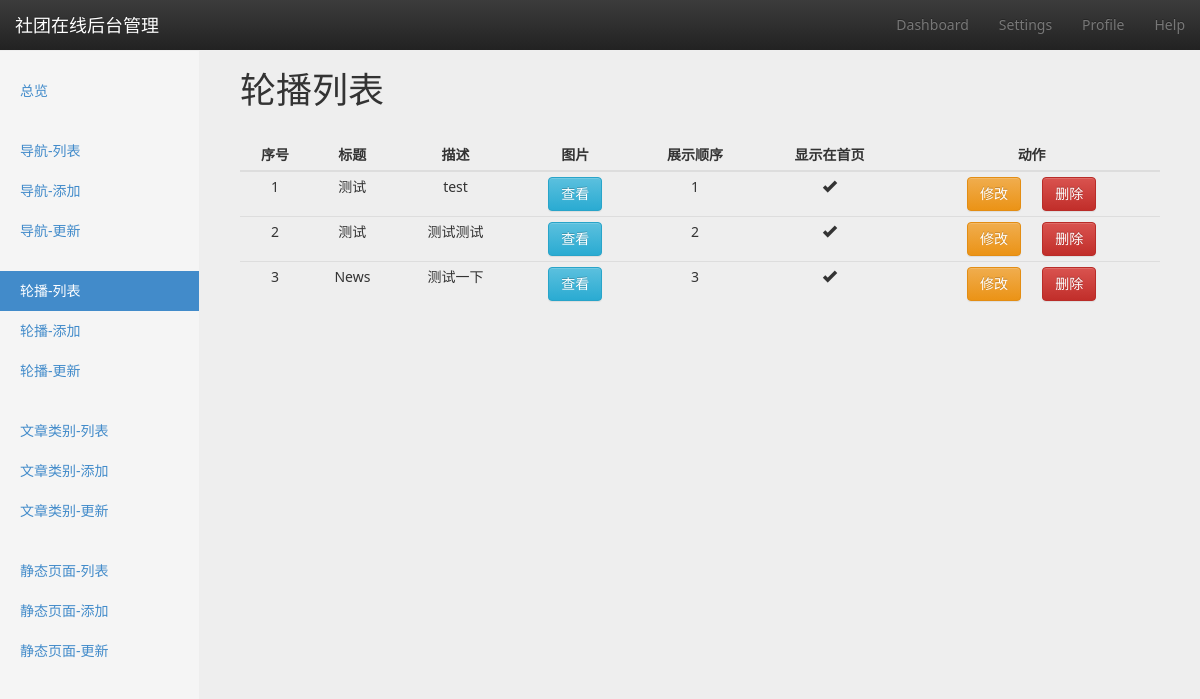
Page /carousel/list/ on the earlier database version.
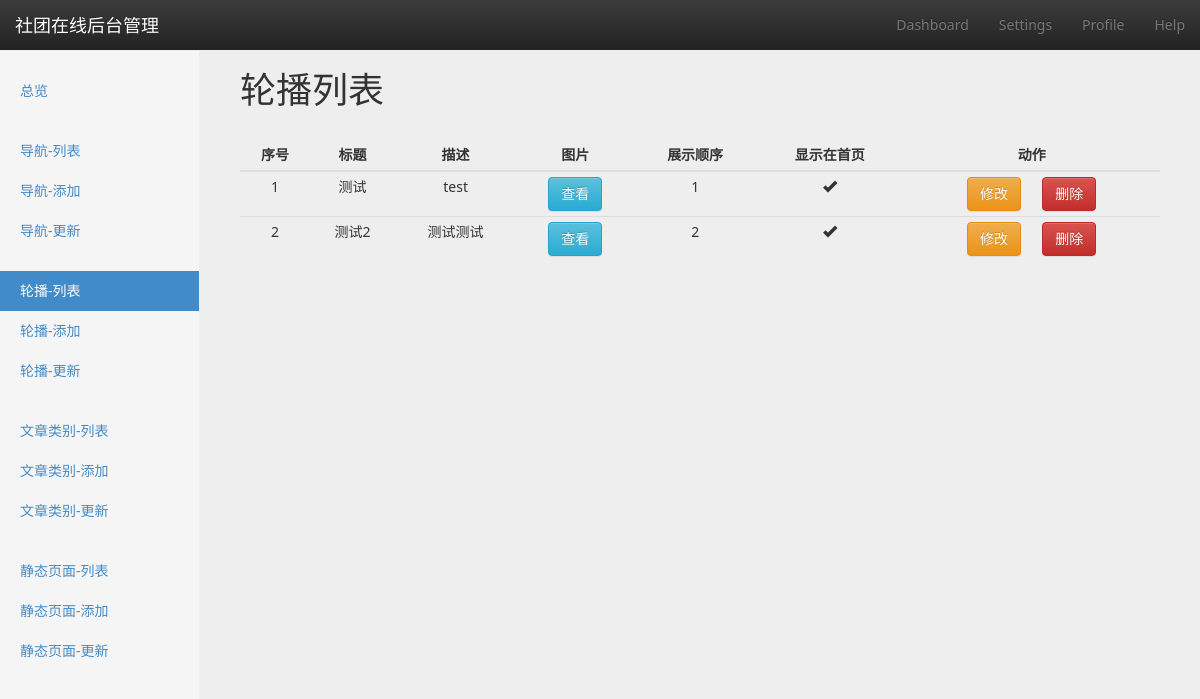
Same page on the later database version.
### carousel/models.py (models this page shows, shortened)
class Carousel(models.Model):
    title = models.CharField(max_length=16, blank=True, null=True)
    summery = models.TextField(blank=True, null=True)
    img = models.ImageField(upload_to='./carousel/image/%Y/%m/%d/')
    target_url = models.URLField(blank=True, null=True)
    create_time = models.DateTimeField(auto_now_add=True)
    show_order = models.IntegerField(default=0)
    on_show = models.BooleanField(default=True)
    class Meta:
        verbose_name_plural = verbose_name = u'轮播'
        ordering = ['show_order', '-create_time']

### carousel/views.py (the view)
class CarouselListView(BaseMixin, ListView):
    model = Carousel
    context_object_name = 'carousel_list'
    def get_context_data(self, *args, **kwargs):
        context = super(CarouselListView, self).get_context_data(*args, **kwargs)
        context['active_page'] = 'carousel-list'
        return context

### utils/common_mixin.py (called while the page is built)
    def get_context_data(self, *args, **kwargs):
        context = super(BaseMixin, self).get_context_data(**kwargs)
        context['COMMUNITY_NAME'] = COMMUNITY_NAME
        context['COMMUNITY_DESCRIPTION'] = COMMUNITY_DESCRIPTION
        context['PAGE_NUMBER'] = PAGE_NUMBER
        return context

### templates/carousel/carousel_list.html (shortened to what this page needs)
{% extends 'website/backend/settings/settings_base.html' %}
{% block option-title %}
    轮播列表
{% endblock %}
{% block content %}
    <div class="col-md-12">
        <table class="table table-hover table-responsive table-condensed dashboard-table">
            <thead>
                <tr>
                    <th>序号</th>
                    <th>标题</th>
                    <th>描述</th>
                    <th>图片</th>
                    <th>展示顺序</th>
                    <th>显示在首页</th>
                    <th>动作</th>
                </tr>
            </thead>
            <tbody>
                {% for item in carousel_list %}
                    <tr>
                        <td>{{ forloop.counter }}</td>
                        <td>{{ item.title }}</td>
                        <td>{{ item.summery }}</td>
                        <td><button data-url="{% url 'media' item.img %}" class="btn btn-info photo-view" role="button" >查看</button></td>
                        <td>{{ item.show_order }}</td>
                        <td>
                            {% if item.on_show %}
                                <span class="glyphicon glyphicon-ok"></span>
                            {% else %}
                                <span class="glyphicon glyphicon-remove"></span>
                            {% endif %}
                        </td>
                        <td>
                            <a href="{% url 'carousel-update' item.pk %}" class="btn btn-warning" role="button">修改</a>
                            <button class="btn btn-danger" role="button" data-id="{{ item.id }}">删除</button>
                        </td>
                    </tr>
                {% endfor %}
            </tbody>
        </table>
    </div>
{% endblock %}

Differences in the rows shown:
removed Carousel: title "News", summery "测试一下", show_order "3", on_show True (drawn)
changed Carousel "测试测试": title "测试" → "测试2"
